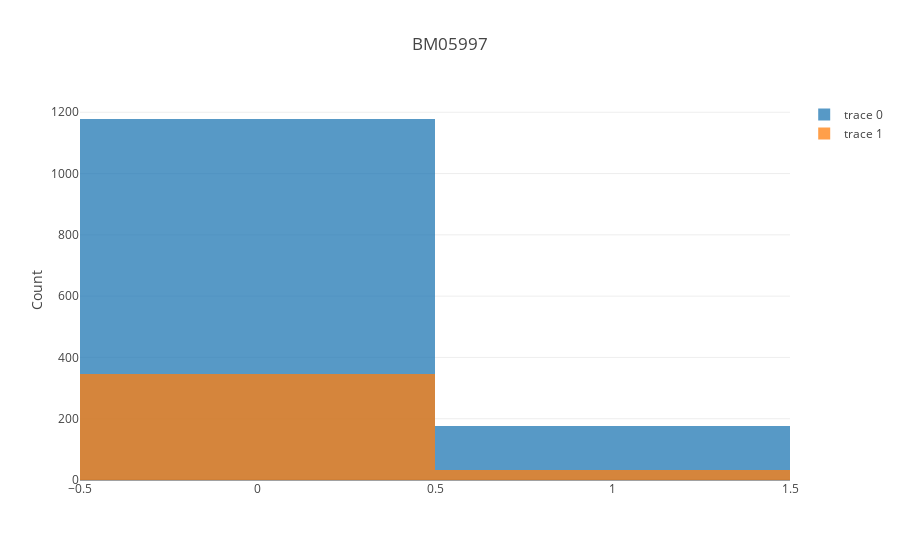

Here is the notebook cell this chart was saved with:
### Code cell
plotBarCat(df_fill_na,'BM05997','target_label')

### Figure 1 — Plotly figure (JSON) as saved in the notebook; plotly's stock layout.template omitted (floating-point values rounded to 4 significant figures; data arrays with more than 128 entries replaced by an {"elided": "..."} marker saying what was removed)
{"data": [{"opacity": 0.75, "type": "histogram", "x": {"elided": "1353 int values"}}, {"opacity": 0.75, "type": "histogram", "x": {"elided": "381 int values"}}], "layout": {"barmode": "overlay", "title": "BM05997", "yaxis": {"title": "Count"}}}
